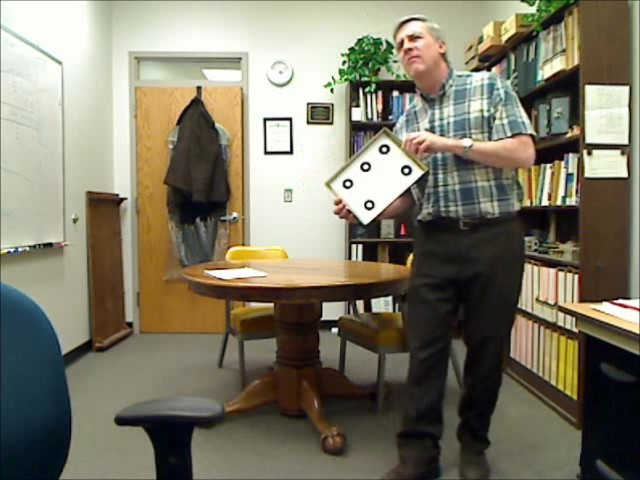
#> input picture CCCtarget.jpg, 640 x 480 px
$ python main.py
#> lines starting #> are read from the running program, lines starting #| are printed output that depends on the picture; after the words box and inside, x2 and y2 are one past the last pixel; in counts of white or black regions, pixels touching at a corner belong together
import math

import sys

import cv2

import cv2 as cv

import numpy as np


# This function tries to find the 5-target pattern that looks like this
#  0  1  2
#  3     4
# The input is a list of (x,y) locations of possible targets, where each location is
# a numpy array of length 2. The output is a list of 5 targets in the proper order.
# If 5 targets in the correct configuration is not found, it returns an empty list.
def order_targets(allTargets):
    orderedTargets = []
    nTargets = len(allTargets)
    if nTargets < 5:
        return orderedTargets

    # Find 3 targets that are in a line.
    dMin = 1e9  # distance from a point to the midpt between points 1,3
    d02 = 0  # distance between points 1,3
    for i in range(0, nTargets):
        for j in range(i + 1, nTargets):
            # Get the mid point between i,j.
            midPt = (allTargets[i] + allTargets[j]) / 2

            # Find another target that is closest to this midpoint.
            for k in range(0, nTargets):
                if k == i or k == j:
                    continue
                d = np.linalg.norm(allTargets[k] - midPt)  # distance from midpoint
                if d < dMin:
                    dMin = d  # This is the minimum found so far; save it
                    i0 = i
                    i1 = k
                    i2 = j
                    d02 = np.linalg.norm(allTargets[i0] - allTargets[i2])

    # If the best distance from the midpoint is < 30% of the distance between
    # the two other points, then we probably have a colinear set; otherwise not.
    if dMin / d02 > 0.3:
        return orderedTargets  # return an empty list

    # We have found 3 colinear targets:  p0 -- p1 -- p2.
    # Now find the one closest to p0; call it p3.
    i3 = findClosest(allTargets, i0, excluded=[i0, i1, i2])
    if i3 is None:
        return []  # return an empty list

    # Now find the one closest to p2; call it p4.
    i4 = findClosest(allTargets, i2, excluded=[i0, i1, i2, i3])
    if i4 is None:
        return []  # return an empty list

    # Now, check to see where p4 is with respect to p0,p1,p2.  If the
    # signed area of the triangle p0-p2-p3 is negative, then we have
    # the correct order; ie
    #   0   1   2
    #   3     4
    # Otherwise we need to switch the order; ie
    #   2  1  0
    #   4     3

    # Signed area is the determinant of the 2x2 matrix [ p3-p0, p2-p0 ].
    p30 = allTargets[i3] - allTargets[i0]
    p20 = allTargets[i2] - allTargets[i0]
    M = np.array([[p30[0], p20[0]], [p30[1], p20[1]]])
    det = np.linalg.det(M)

    # Put the targets into the output list.
    if det < 0:
        orderedTargets.append(allTargets[i0])
        orderedTargets.append(allTargets[i1])
        orderedTargets.append(allTargets[i2])
        orderedTargets.append(allTargets[i3])
        orderedTargets.append(allTargets[i4])
    else:
        orderedTargets.append(allTargets[i2])
        orderedTargets.append(allTargets[i1])
        orderedTargets.append(allTargets[i0])
        orderedTargets.append(allTargets[i4])
        orderedTargets.append(allTargets[i3])

    return orderedTargets


# In the list of points "allPoints", find the closest point to point i0, that is not
# one of the points in the excluded list.  If none found, return None.
def findClosest(allPoints, i0, excluded):
    dMin = 1e9
    iClosest = None
    for i in range(0, len(allPoints)):
        if i in excluded:
            continue
        d = np.linalg.norm(allPoints[i] - allPoints[i0])
        if d < dMin:
            dMin = d
            iClosest = i
    return iClosest


def drawTargetNumbers(img, number, x, y):
    cv2.putText(img, str(number), org=(int(x - 7), int(y - 7)), fontFace=2,

                fontScale=.5, color=(0, 0, 255))


def contains(r1, r2):
    return r1[0][0] < r2[0][0] < r2[1][0] < r1[1][0] and r1[0][1] < r2[0][1] < r2[1][1] < r1[1][1]


##################################################################################################################

# MAIN
""""""""""""""""""""""""""""""""""""""""""""""""""""""""""""""""""""""""""""""""""""""""""""""""""""""""""""""""""


def main():
    index = 0

    pointsCCC = []

    pointsObj = np.array([[-3.7, -2.275, 0], [0, -2.275, 0], [3.7, -2.275, 0], [-3.7, 2.275, 0], [3.7, 2.275, 0]])

    img = cv2.imread('CCCtarget.jpg')
#> img is the input picture: shape (480, 640, 3); mean B, G, R 104.4, 122.1, 126.6

    gray = cv.cvtColor(img, cv2.COLOR_BGR2GRAY)

    gray_inv = cv2.bitwise_not(gray)
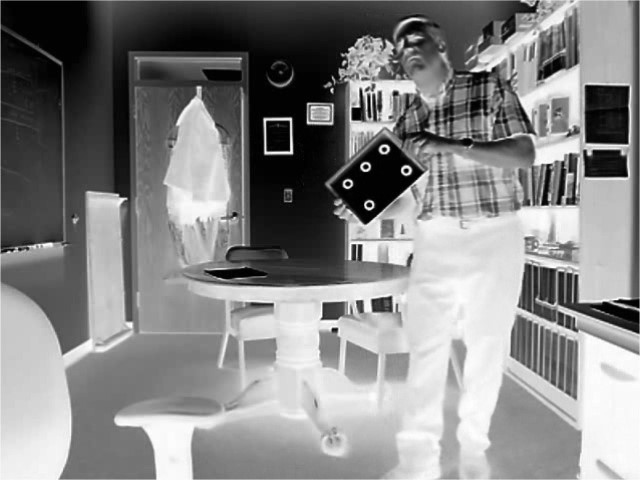
#> gray_inv: shape (480, 640); min 0, max 255, mean 133.5

    thresh1, binary_img = cv2.threshold(gray, 0, 255, cv2.THRESH_BINARY_INV + cv2.THRESH_OTSU)
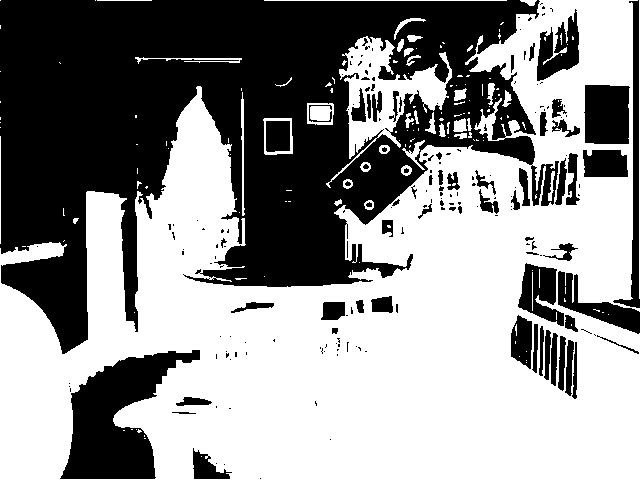
#> binary_img: shape (480, 640); 56.7% white; 191 black regions (127 under 20 px), largest, box (x1, y1, x2, y2) and area: (0, 0, 559, 354) 103848, (60, 350, 200, 479) 8922, (584, 85, 630, 144) 2565
#> thresh1 = 130

    thresh2, binary_img_invert = cv2.threshold(gray_inv, 0, 255,

                                               cv2.THRESH_BINARY_INV + cv2.THRESH_OTSU)
#> thresh2 = 124

    kernel = cv2.getStructuringElement(cv2.MORPH_ELLIPSE, (2, 2))

    filtered_img = cv2.morphologyEx(binary_img, cv2.MORPH_OPEN, kernel)  # OPENING FOLLOWED BY CLOSING
#> filtered_img: shape (480, 640); 56.4% white; 138 black regions (87 under 20 px), largest, box (x1, y1, x2, y2) and area: (0, 0, 580, 355) 105329, (61, 351, 201, 480) 8951, (559, 0, 640, 335) 3800

    filtered_img_inv = cv2.morphologyEx(binary_img_invert, cv2.MORPH_OPEN, kernel)
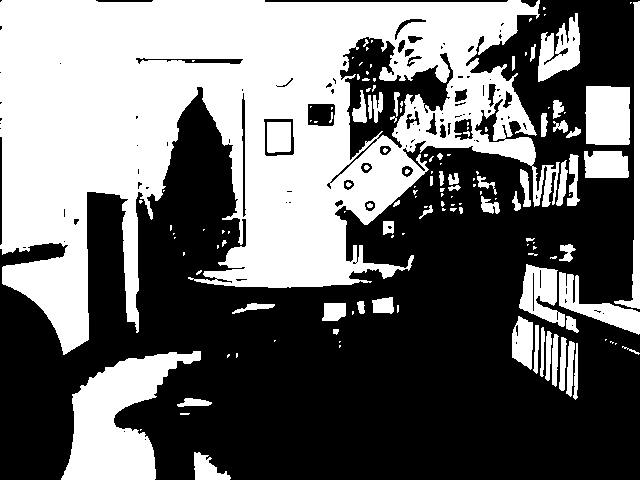
#> filtered_img_inv: shape (480, 640); 43.2% white; 145 white regions (84 under 20 px), largest, box (x1, y1, x2, y2) and area: (0, 0, 560, 355) 103927, (61, 351, 201, 480) 8930, (585, 86, 630, 145) 2562

    output1 = cv2.connectedComponentsWithStats(filtered_img)  # White Blobs

    output2 = cv2.connectedComponentsWithStats(filtered_img_inv)  # Black Blobs

    (numLabels1, labels1, stats1, centroids1) = output1
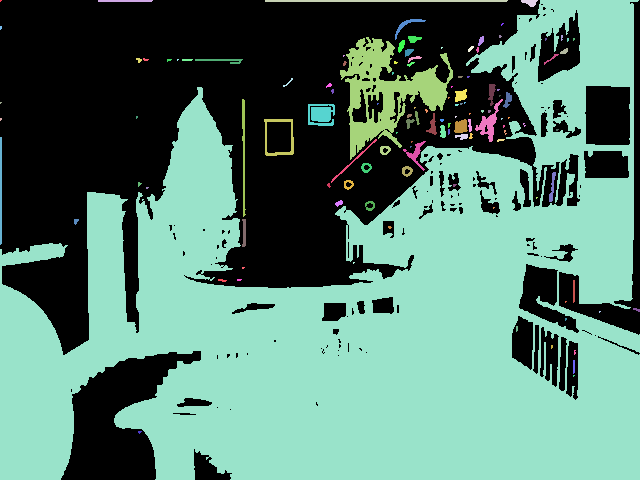
#> labels1: shape (480, 640) int32; 121 distinct labels, from 0 to 120; one colour per label, 0 black
#> numLabels1 = 121; stats1 = 121 rows, first 6: [0, 0, 640, 480, 133863], [0, 0, 2, 2, 3], [98, 0, 55, 2, 109], [265, 0, 243, 2, 485], [521, 0, 17, 7, 75], [0, 0, 640, 480, 162956]; centroids1 = 121 pairs, first value 0.333 to 636.3, second value 0.333 to 431.6

    (numLabels2, labels2, stats2, centroids2) = output2
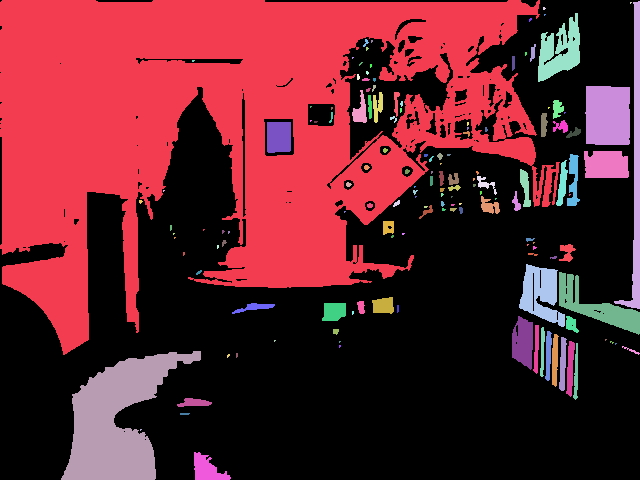
#> labels2: shape (480, 640) int32; 146 distinct labels, from 0 to 145; one colour per label, 0 black
#> numLabels2 = 146; stats2 = 146 rows, first 6: [0, 0, 640, 480, 174456], [0, 0, 560, 355, 103927], [614, 1, 26, 308, 2022], [630, 2, 2, 2, 3], [543, 7, 3, 3, 7], [538, 13, 42, 69, 1620]; centroids2 = 146 pairs, first value 116.7 to 635.8, second value 2.33 to 468.8

    # loop over the number of unique connected component labels

    for i in range(0, numLabels1):

        for j in range(0, numLabels2):

            # extract the connected component statistics and centroid for

            # the current label

            # white blobs

            x = stats1[i, cv2.CC_STAT_LEFT]

            y = stats1[i, cv2.CC_STAT_TOP]

            w = stats1[i, cv2.CC_STAT_WIDTH]

            h = stats1[i, cv2.CC_STAT_HEIGHT]

            area = stats1[i, cv2.CC_STAT_AREA]

            (cX, cY) = centroids1[i]

            # black blobs

            x2 = stats2[j, cv2.CC_STAT_LEFT]

            y2 = stats2[j, cv2.CC_STAT_TOP]

            w2 = stats2[j, cv2.CC_STAT_WIDTH]

            h2 = stats2[j, cv2.CC_STAT_HEIGHT]

            area2 = stats2[j, cv2.CC_STAT_AREA]

            (cX2, cY2) = centroids2[j]

            distance = math.sqrt(((cX2 - cX) ** 2) + ((cY2 - cY) ** 2))

            rect1 = ((x, y), (x + w, y + h))

            rect2 = ((x2, y2), (x2 + w2, y2 + h2))

            if distance < 1.0 and area < 200 and contains(rect1, rect2):
                # Draw a rectangle around the matched region.

                cv2.rectangle(img, (x, y), (x + w, y + h), (0, 255, 0), 3)  # Box around matched regions

                cv2.drawMarker(img, (int(cX), int(cY)), (255, 0, 0))

                if index == 0:
                    xy = [cX, cY]
                    pointsCCC.append(xy)
                else:
                    pointsCCC[index][0] = cX
                    pointsCCC[index][1] = cY
                    index += 1
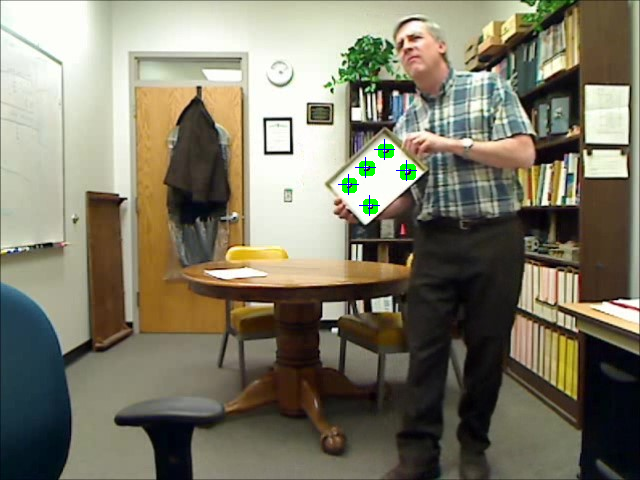
#> img: shape (480, 640, 3); 0.35% of pixels changed, all inside (x1, y1, x2, y2) = (338, 139, 417, 216)
#> after the loop, index = 0; pointsCCC = [[384.5, 149.6], [365.8, 167.3], [406.7, 170.6], [348.1, 184.2], [369.6, 205.4]]
    pointsCCC = np.asarray(pointsCCC)
    orderedTargets = order_targets(pointsCCC)
#> in order_targets, `nTargets = len(allTargets)`: nTargets = 5
#> after the loop in order_targets, `for i in range(0, nTargets):`: d02 = 50.21; dMin = 0.669; i0 = 0; i1 = 1; i2 = 3
#> the loop in findClosest, `for i in range(0, len(allPoints)):` made 5 passes
#> (d, dMin, iClosest) on pass 3: (30.53, 30.53, 2)
#> d on pass 5: 57.72
#> after the loop in findClosest, `for i in range(0, len(allPoints)):`: dMin = 30.53; iClosest = 2
#> the loop in findClosest (call 2), `for i in range(0, len(allPoints)):` made 5 passes
#> (d, dMin, iClosest) on pass 5: (30.23, 30.23, 4)
#> in order_targets, `i4 = findClosest(allTargets, i2, excluded=[i0, i1, i2, i3])`: i4 = 4
#> in order_targets, `p30 = allTargets[i3] - allTargets[i0]`: p30 = [22.16, 21]
#> in order_targets, `p20 = allTargets[i2] - allTargets[i0]`: p20 = [-36.43, 34.55]
#> in order_targets, `M = np.array([[p30[0], p20[0]], [p30[1], p20[1]]])`: M = [[22.16, -36.43], [21, 34.55]]
#> in order_targets, `det = np.linalg.det(M)`: det = 1530.8
#> orderedTargets = [[348.1, 184.2], [365.8, 167.3], [384.5, 149.6], [369.6, 205.4], [406.7, 170.6]]

    orderedTargets = np.reshape(orderedTargets, (5, 2))

    # print("Raw Points %s" % pointsCCC)
    # print("Ordered targets: %s" % orderedTargets)

    drawTargetNumbers(img, 0, orderedTargets[0][0], orderedTargets[0][1])
#> in drawTargetNumbers, `cv2.putText(img, str(number), org=(int(x - 7), int(y - 7)), fontFace=2..`: img: shape (480, 640, 3); 0.01% of pixels changed, all inside (x1, y1, x2, y2) = (343, 167, 351, 178)

    drawTargetNumbers(img, 1, orderedTargets[1][0], orderedTargets[1][1])
#> in drawTargetNumbers (call 2), `cv2.putText(img, str(number), org=(int(x - 7), int(y - 7)), fontFace=2..`: img: shape (480, 640, 3); mean B, G, R 103.9, 122.2, 126

    drawTargetNumbers(img, 2, orderedTargets[2][0], orderedTargets[2][1])
#> in drawTargetNumbers (call 3), `cv2.putText(img, str(number), org=(int(x - 7), int(y - 7)), fontFace=2..`: img: shape (480, 640, 3); mean B, G, R 103.9, 122.1, 126

    drawTargetNumbers(img, 3, orderedTargets[3][0], orderedTargets[3][1])
#> in drawTargetNumbers (call 4), `cv2.putText(img, str(number), org=(int(x - 7), int(y - 7)), fontFace=2..`: img: shape (480, 640, 3); mean B, G, R 103.9, 122.1, 126

    drawTargetNumbers(img, 4, orderedTargets[4][0], orderedTargets[4][1])
#> in drawTargetNumbers (call 5), `cv2.putText(img, str(number), org=(int(x - 7), int(y - 7)), fontFace=2..`: img: shape (480, 640, 3); mean B, G, R 103.8, 122.1, 126

    K = np.array([[531, 0, 320], [0, 531, 240], [0, 0, 1]]).astype(float)

    isPoseFound, rvec, tvec = cv2.solvePnP(pointsObj, orderedTargets, K, distCoeffs=None)
#> isPoseFound = True; rvec = [-0.248, 0.0471, -0.759]; tvec = [8.29, -9.09, 77.09]

    # print(isPoseFound)

    # Draw coordinate axes onto the image.  Scale the length of the axes
    # according to the size of the model, so that the axes are visible.
    W = np.amax(pointsObj, axis=0) - np.amin(pointsObj, axis=0)
    # Size of model in X,Y,Z
    L = np.linalg.norm(W)
    # Length of the diagonal of the bounding box
    d = L / 5  # This will be the length of the coordinate axes

    pAxes = np.float32([
        [0, 0, 0],  # origin
        [d, 0, 0],  # x axis
        [0, d, 0],  # y axis
        [0, 0, d]  # z axis
    ])
    pImg, J = cv2.projectPoints(
        objectPoints=pAxes,  # Numpy array, size (N,3)
        rvec=rvec, tvec=tvec,
        cameraMatrix=K, distCoeffs=None)
#> pImg = [[377.1, 177.4], [385.7, 169.3], [385.5, 185.5], [377.4, 181.1]]

    pImg = pImg.reshape(-1, 2)  # reshape from size (N,1,2) to (N,2)

    cv2.line(img, tuple(np.int32(pImg[0])),
             tuple(np.int32(pImg[1])), (0, 0, 255), 2)  # x (red)
#> img: shape (480, 640, 3); mean B, G, R 103.8, 122.1, 126

    cv2.line(img, tuple(np.int32(pImg[0])),
             tuple(np.int32(pImg[2])), (0, 255, 0), 2)  # y (green)
#> img: shape (480, 640, 3); mean B, G, R 103.8, 122.1, 125.9

    cv2.line(img, tuple(np.int32(pImg[0])),
             tuple(np.int32(pImg[3])), (255, 0, 0), 2)  # z (blue) ..
#> img: shape (480, 640, 3); mean B, G, R 103.8, 122, 125.9


    np.set_printoptions(suppress=True, precision=2)
    rvecX = str(rvec[0]).strip('[]')
#> rvecX = '-0.25'
    rvecY = str(rvec[1]).strip('[]')
#> rvecY = '0.05'
    rvecZ = str(rvec[2]).strip('[]')
#> rvecZ = '-0.76'

    np.set_printoptions(suppress=True, precision=1)
    tvecX = str(tvec[0]).strip('[]')
#> tvecX = '8.3'
    tvecY = str(tvec[1]).strip('[]')
#> tvecY = '-9.1'
    tvecZ = str(tvec[2]).strip('[]')
#> tvecZ = '77.1'

    cv2.putText(img, ('tvec: ' + '(' + tvecX + ', ' + tvecY + ', ' + tvecZ + ')'), org=(0, 420), fontFace=3,

                fontScale=.5, color=(0, 255, 255))

    cv2.putText(img, ('rvec: ' + '(' + rvecX + ', ' + rvecY + ', ' + rvecZ + ')'), org=(0, 460), fontFace=3,

                fontScale=.5, color=(0, 255, 255))
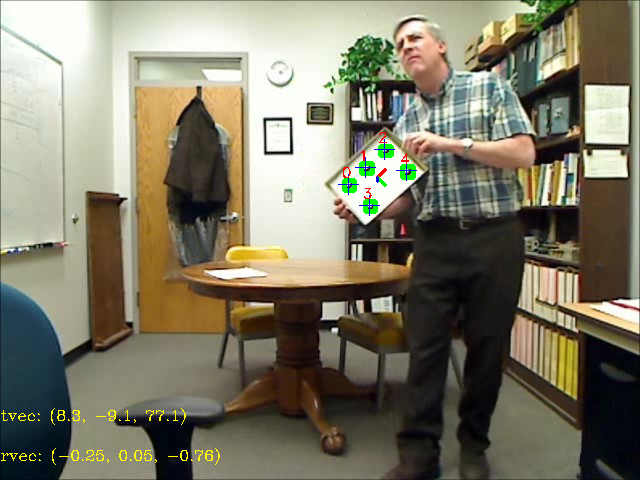
#> img: shape (480, 640, 3); mean B, G, R 103.5, 122.5, 126.4

    cv2.imshow("Image", img)

    cv2.waitKey(0)


if __name__ == '__main__':
    main()
